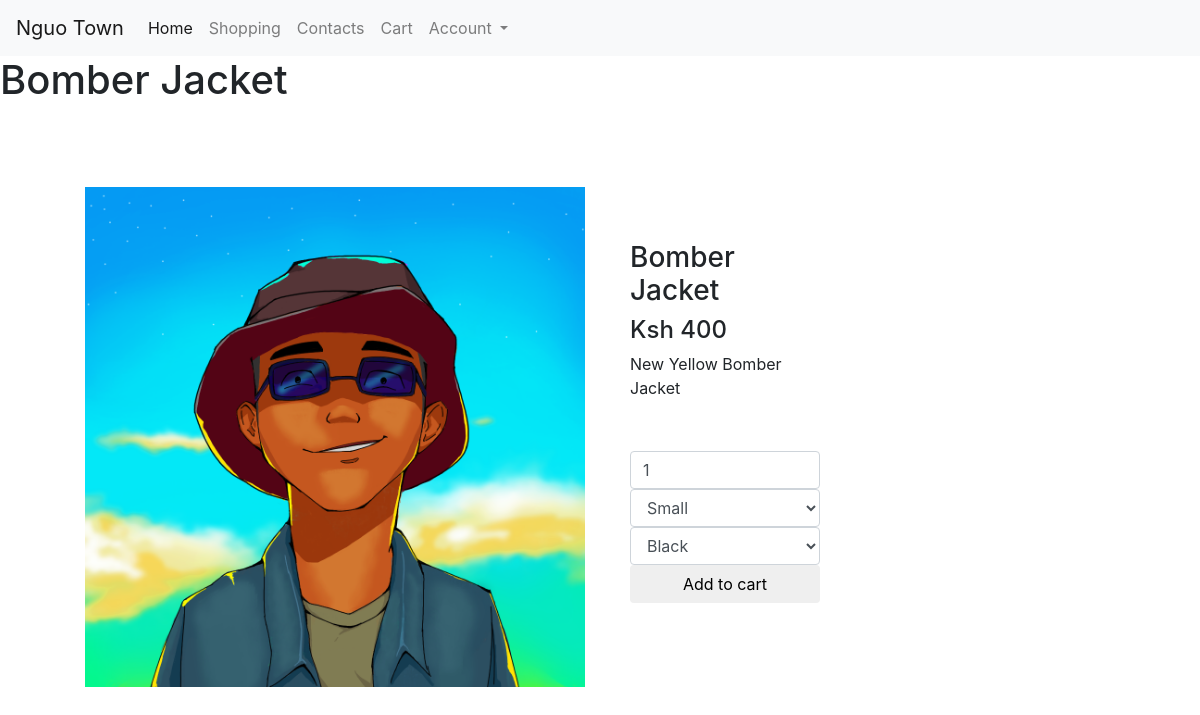
The page /shopping/Bomber-Jacket/ on the database its author committed.
### nguo/models.py (models this page shows, shortened)
class Clothes(models.Model):
    LOCATIONS = (
        ('Nairobi', 'Nairobi'),
        ('Thika', 'Thika'),
        ('Mombasa','Mombasa'),
    )
    CLOTHTYPES=(
        ('Jacket','Jacket'),
        ('Shirt','Shirt')
    )
    title =models.CharField (max_length=200)
    price = models.CharField (max_length=200 ,null=True)
    cloth_type = models.CharField (max_length=200 ,null=True ,choices=CLOTHTYPES)
    location =models.CharField (max_length=200 ,null=True ,choices=LOCATIONS)
    description = models.CharField (max_length=300 ,blank=True,null=True)
    slug = models.SlugField(unique=True)
    date_created = models.DateTimeField(auto_now_add = True)
    tags = models.ManyToManyField(Tag)
    image = models.ImageField(null =True ,blank =True,upload_to ='images/')
    class Meta:
        unique_together = ('title','slug')

### official/views.py (the view)
# urls.py: path('shopping/<slug:slug>/',detail_view, name ='detail'),
def detail_view(request,slug):
    try:
        product = Clothes.objects.get(slug=slug)
        context={
            'product':product,
        }
        return render(request,'official/detail.html',context)
    except:
        pass

### nguo/models.py (called while the page is built)
    def all(self):
        return super(VariationManager,self).filter(active =True)

    def sizes(self):
        return self.all().filter(category = 'size')

    def colors(self):
        return self.all().filter(category = 'color')

### official/templates/official/detail.html (shortened to what this page needs)
{%extends 'base.html'%}
{% load static %}
{%block content%}
<h1>{{product.title}}</h1>
<main>
    <section class="appearance">
        <div class="introduction">
            <div class="intro-text">
                <img src="{{product.image.url}}" alt="#">
            </div>
        </div>
        <div class="lotty">
            <div class="col-sm-8">
                <div class="col-sm-8 pull-left">
                    <h3>{{product.title}} </h3>
                    <h4>Ksh {{product.price}} </h4>
                    <p>{{product.description}} </p>
                </div>
                <div class="col-sm-8 pull-left">
                    <div class="cta">
                        <form class="form pull-right" method="POST" action="{% url 'cart add' product.slug %}"> {%csrf_token%}
                            <input class="form-control" name="qty" type="number" value="1"/>
                            {%if product.variation_set.all %}
                            {%if product.variation_set.sizes %}
                            <select  class="form-control" name="size" >
                            {%for item in  product.variation_set.sizes %}
                                <option value="{{item.title|lower }}">{{item.title|capfirst}}</option>
                            {% endfor %}
                            </select>
                            {%endif%}
                            {%if product.variation_set.colors %}
                            <select  class="form-control" name="color" >
                            {%for item in  product.variation_set.colors %}
                                <option value="{{item.title|lower }}">{{item.title|capfirst}}</option>
                            {% endfor %}
                            </select>
                            {%endif%}
                            {%endif%}
                            <input class="btn btn-default btn-block" type="submit" value="Add to cart">
                        </form>
                    </div>
                </div>
            </div>
        </div>
    </section>
</main>
{%endblock %}

### static/stylesbase.css (style rules this page uses)
* { margin: 0; padding: 0; }

### official/templates/official/detail.html (style rules this page uses)
img { height: 500px; width: 500px; margin-left: 25px; margin-top: 10px; }
.appearance { display: flex; width: 90%; margin: auto; min-height: 80vh; align-items: center; }
form { padding-bottom: 20px; }
.introduction { flex: 1; }
.cta { padding: 35px 0px 0px 0px; }
.lotty { flex: 1; }

### rows shown on the page
Clothes: title "Bomber Jacket", image (picture), price "400", description "New Yellow Bomber Jacket"

### other values the page prints
form field size "Small"
form field color "Black"
